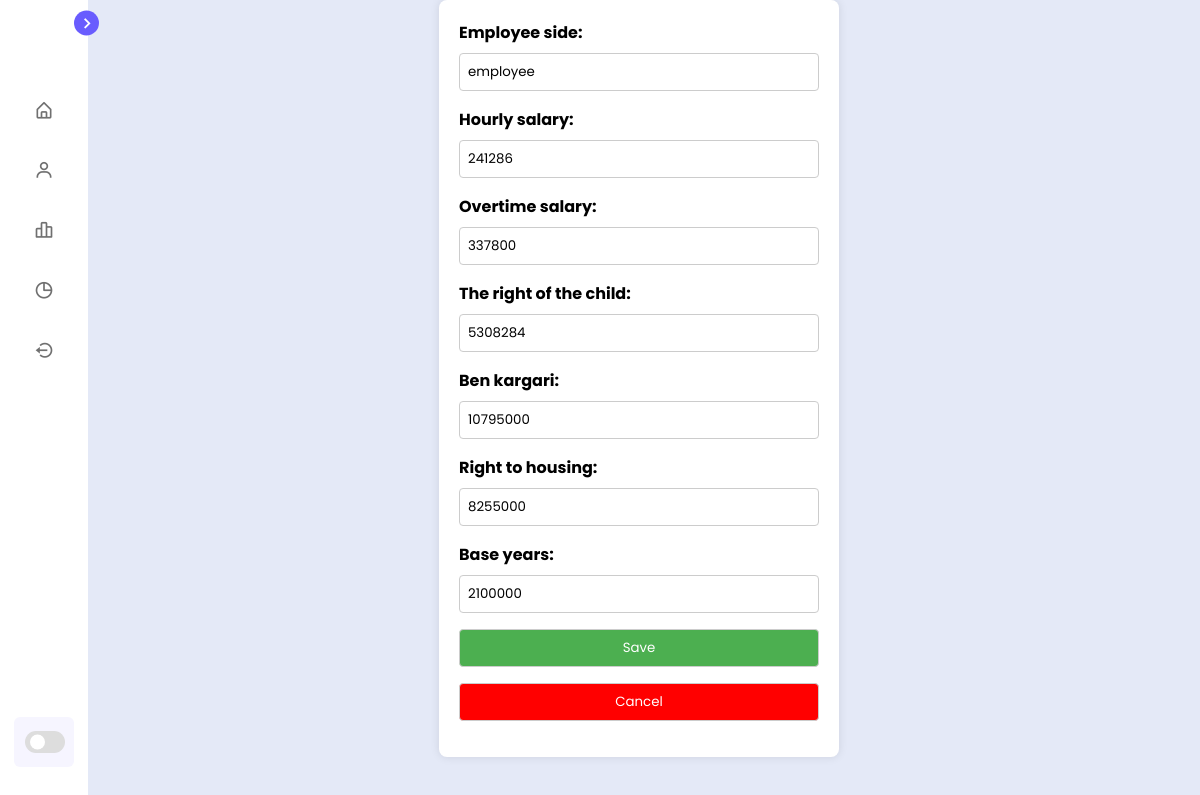
Page /employeesside/edit/1/ (signed in) on the committed database.
### account/models.py (models this page shows, shortened)
class UserProfile(models.Model):
    user = models.ForeignKey(User, on_delete=models.CASCADE)
    employee_side = models.CharField(max_length=255,default='employee', blank=False, null=False)
    hourly_salary = models.DecimalField(max_digits=10, decimal_places=0, default=241286, blank=False, null=False)
    overtime_salary = models.DecimalField(max_digits=10, decimal_places=0, default=337800, blank=False, null=False)
    the_right_of_the_child = models.DecimalField(max_digits=10, decimal_places=0, default=5308284, blank=False, null=False)
    ben_kargari = models.DecimalField(max_digits=10, decimal_places=0, default=10795000, blank=False, null=False)
    right_to_housing = models.DecimalField(max_digits=10, decimal_places=0, default=8255000, blank=False, null=False)
    base_years = models.DecimalField(max_digits=10, decimal_places=0, default=2100000, blank=False, null=False)

### employeesside/views.py (the view, shortened to what this page needs)
# urls.py: path('employeesside/edit/<int:pk>/', login_required(edit_profile), name='edit_profile'),
def edit_profile(request, pk):
    user_profile = UserProfile.objects.get(pk=pk)
    form = UserProfileForm(request.POST or None, instance=user_profile)
    """If the request method is not POST or if the form is not valid,
    render the template 'edit_profile.html' with the retrieved
    UserProfile object as a context variable named 'form'.
    """
    return render(request, 'edit_profile.html', {'form': form})

### account/forms.py
class UserProfileForm(forms.ModelForm):
    class Meta:
        model = UserProfile
        fields = ['employee_side', 'hourly_salary', 'overtime_salary', 'the_right_of_the_child', 'ben_kargari', 'right_to_housing', 'base_years']

### employeesside/templates/edit_profile.html (shortened to what this page needs)
{% extends 'base.html' %}
{% block content %}
<div class="container">
<form method="post" class="form-text">
    {{ form.as_p }}
    <div class="form-group mt-3">
        <input type="submit" value="Save">
    <input type="button" value="Cancel" onclick="window.history.back()">
    </div>
</form>
</div>
{% endblock %}

### static/getsalari/style.css (style rules this page uses)
* { margin: 0; padding: 0; box-sizing: border-box; font-family: "Poppins", sans-serif; }
:root { --body-color: #e4e9f7; --sidebar-color: #fff; --primary-color: #695cfe; --primary-color-light: #f6f5ff; --toggle-color: #ddd; --text-color: #707070; --card-color: #ffffff; --table-color: #f8f9fc; --cardd-color: #f8f9fc; --carddd-color: #f8f9fc; --mytable-color: #f8f9fc; --search-color: #414141; --stylerow-color: #edf2f7; --table-hover: #f0f8ff94; --tran-02: all 0.2s ease; --tran-03: all 0.3s ease; --tran-04: all 0.4s ease; --tran-05: all 0.5s ease; }
body { min-height: 100vh; background-color: var(--body-color); transition: var(--tran-05); }

### employeesside/templates/edit_profile.html (style rules this page uses)
body { font-family: 'Arial', sans-serif; background-color: #f4f4f4; margin: 20px; }
form { max-width: 400px; margin: 0 auto; background-color: #fff; padding: 20px; border-radius: 8px; box-shadow: 0 0 10px rgba(0, 0, 0, 0.1); }
label { display: block; margin-bottom: 8px; font-weight: bold; }
input, select { width: 100%; padding: 8px; margin-bottom: 16px; border: 1px solid #ccc; border-radius: 4px; box-sizing: border-box; }
input[type="submit"] { background-color: #4caf50; color: #fff; cursor: pointer; }
input[type="button"] { background-color: red; color: #fff; cursor: pointer; }

### rows in the picture
UserProfile: employee_side "employee", hourly_salary "241286", overtime_salary "337800", the_right_of_the_child "5308284", ben_kargari "10795000", right_to_housing "8255000", base_years "2100000"
